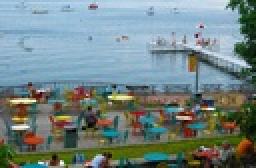
%> input picture union-terrace.jpg, 128 x 84 px, shrunk from 500 x 328 before the run (shown 2 times larger)
$ octave main.m   (GNU Octave 9; MATLAB toolbox functions it lacks are replaced by stand-ins)
%> lines starting %> are read from the running program, lines starting %| are printed output that depends on the picture; in (x1, y1, x2, y2) boxes, pixels count from 0 and x2, y2 are one past the last pixel; in counts of white or black regions, pixels touching at a corner belong together; the program's own positions count from 1
### imenergy.m
% Austin Schaumberg
% CS 534 | Fall 2016
% HW3-imenergy.m
function [ E ] = imenergy( I )
%IMENERGY creates visualizaiton of input image's low/high energy.

% convert the input image to double
doubleImage = im2double(I);
% convert double of the image to grayscale
grayImage = rgb2gray(doubleImage);
% convert to the gray scale image to produce gradient magnitude
% and gradient direction, although not used.
[Gmag, Gdir_NotUsed] = imgradient(grayImage);

% saved imshow in line 17 as schaumberg.2a.jpg, gradient visualization of
% image's energy
% imshow(Gmag);

% E = gradient magnitude from gray image.
E = Gmag;
end

### horizontal_seam.m
% Austin Schaumberg
% CS 534 | Fall 2016
% HW3-horizontal_seam.m
function S = horizontal_seam(I)
% HORIZONTAL_SEAM uses input image, I, then chooses one optimal
% horizontal seam. Returning a vector, S, containing row values at each
% column.

% Establish dimenstions of an MxN matrix given the size of image, I.
[rows, cols] = size(I);

% Matrix, M, zeroed out and given size of image I.
M = zeros(rows, cols);

% In matrix, M, set first column to the weight of the first pixels
M(:, 1) = I(:, 1);

% Loop iterates through each pixel in I
for y = 2:cols
    % Applies the outside costs to M
    M(1, y) = min(I(1:2, y-1)) + I(1, y);
    M(rows, y) = min(I(rows-1:rows, y-1)) + I(rows, y);

    % Loop sets the minimum cost for every row in M
    for x = 2:(rows-1)
        M(x, y) = min(I(x-1:x+1, y-1)) + I(x, y);
    end
end

% Compute cumulative minimum energy for M
[nullVar, xRowIndx] = min(M(:, cols));

% initialize vector S and set column index in S to x's index
S(cols) = xRowIndx;

% Loop and conditions used to calculate index of lowest
% cumulative energy value in last column
for y=1:cols-1
    % First x case
    if xRowIndx == 1
        [nullVar, i] = min(M(xRowIndx:xRowIndx+1, cols-y));
        xRowIndx = xRowIndx + i - 1;
    % Last x case
    elseif xRowIndx == rows
        [nullVar, i] = min(M(xRowIndx-1:xRowIndx, cols-y));
        % Update the current x index
        xRowIndx = uint8(xRowIndx + i - 2);
    % All other cases
    else
        [nullVar, i] = min(M(xRowIndx-1:xRowIndx+1, cols-y));
        % Update the current x index
        xRowIndx = uint8(xRowIndx + i - 2);
    end
    S(cols-y) = xRowIndx;
end
end

### remove_horizontal_seam.m
% Austin Schaumberg
% CS 534 | Fall 2016
% HW3 - remove_horizontal_seam.m
function [ J ] = remove_horizontal_seam( I, S )
%REMOVE_HORIZONTAL_SEAM takes an optimal seam computed by
% the function horizontal_seam.m (computes our S) and removes it from an
% image, I.

imageRows = size(I, 1);
imageColumns = size(I, 2);

for dimensions = 1:3
    for columns = 1:imageColumns
        for rows = S(columns):imageRows-1
            I(rows,columns,dimensions) = I(rows+1,columns,dimensions);
        end
    end
end

J = I(1:imageRows-1,:,:);

end

### shrnk.m
% Austin Schaumberg
% CS 534 | Fall 2016
% HW3-shrnk.m
function [ J ] = shrnk( I, num_rows_removed, num_columns_removed )
% SHRNK is a size reduction funciton that removes the stipulated amount
% of rows/colums to be removed provided by the user. Then uses our other
% functions created in the program to remove the horizontal seams,
% then rotates 90 degrees to remove specified column seams.

% loop takes an Image(size M x N) and produces an
% Image(size (M - num_rows_reomved) x N)
for k = 1:num_rows_removed
    I = remove_horizontal_seam(I,horizontal_seam(I));
end

% rotates image 90 degrees (so we do not have to create vertical
% seam detection and removal, as this accomplishes the same goal)
I = permute(I,[2 1 3]);

% loop takes an Image(size M x N) and produces an
% Image(size M x (N - num_columns_reomved))
for k = 1:num_columns_removed
    I = remove_horizontal_seam(I,horizontal_seam(I));
end

% re-rotates image 90 degrees to original orientation.
J = permute(I,[2 1 3]);

end

### main.m
% Austin Schaumberg
% CS 534 | Fall 2016
% HW3-main.m

% Code for desired main.m as stated by steps 1-4 on HW3, before
% Experiments 1-5
I = imread('union-terrace.jpg');
%> I is the input picture: size 84x128x3 uint8; mean R, G, B 114.8, 132.4, 131.5
% 1. Compute the energy function
E = imenergy(I);
%> in imenergy, `grayImage = rgb2gray(doubleImage);`:
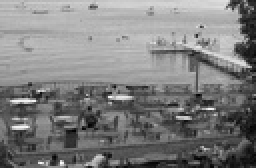
%> grayImage: size 84x128 double (shown 2 times larger); min 0.00505, max 0.993, mean 0.498
%> in imenergy, `[Gmag, Gdir_NotUsed] = imgradient(grayImage);`:
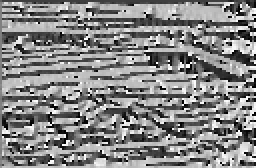
%> Gdir_NotUsed: size 84x128 double (shown 2 times larger); min -179.9, max 180, mean 10; drawn with min black and max white
% 2. Compute the optimal horizontal seam
S = horizontal_seam(E);
%> after the loop in horizontal_seam, `for y = 2:cols`:
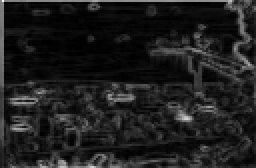
%> M: size 84x128 double (shown 2 times larger); min 0.0122, max 6.01, mean 0.738; drawn with min black and max white
%> in horizontal_seam, `[nullVar, xRowIndx] = min(M(:, cols));`: nullVar = 0.314; xRowIndx = 65
%> the loop in horizontal_seam, `for y=1:cols-1` made 127 passes
%> (nullVar, i, xRowIndx) on passes 1 to 12: (0.182, 2, 65), (0.261, 3, 66), (0.362, 1, 65), (0.291, 2, 65), (0.163, 3, 66), (0.442, 3, 67), (0.599, 3, 68), (0.673, 3, 69), (0.383, 3, 70), (0.226, 1, 69), (0.239, 2, 69), (0.342, 3, 70)
%> after the loop in horizontal_seam, `for y=1:cols-1`: S = 128 values, max 80 at index 9, min 65 at index 124, mean 74.75; i = 3; nullVar = 0.771; xRowIndx = 77
% 3. Remove 1 horizontal seam
J = remove_horizontal_seam(I, S);
%> after the loop in remove_horizontal_seam, `for dimensions = 1:3`: I: size 84x128x3 uint8; 10.99% of pixels changed, all inside (x1, y1, x2, y2) = (0, 64, 128, 83)
% 4. Resize Image (remove one less row, since removed above)
I = shrnk(J, 4, 5);
%> the loop in shrnk, `for k = 1:num_rows_removed` made 4 passes
%> pass 1, in remove_horizontal_seam (call 2), `J = I(1:imageRows-1,:,:);`:
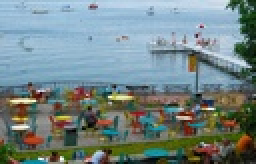
%> J: size 82x128x3 uint8 (shown 2 times larger); mean R, G, B 116, 133.6, 133.8
%> the loop in shrnk, `for k = 1:num_columns_removed` made 5 passes
%> pass 1, in remove_horizontal_seam (call 6), `J = I(1:imageRows-1,:,:);`:
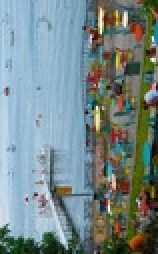
%> J: size 127x79x3 uint8 (shown 2 times larger); mean R, G, B 117.9, 135.7, 136.5
%> after the loop in shrnk, `for k = 1:num_columns_removed`:
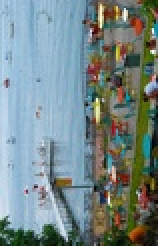
%> I: size 123x79x3 uint8 (shown 2 times larger); mean R, G, B 118.1, 135.6, 136.2
%> in shrnk, `J = permute(I,[2 1 3]);`:
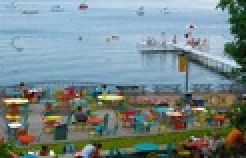
%> J: size 79x123x3 uint8 (shown 2 times larger); mean R, G, B 118.1, 135.6, 136.2; mean of the top-left, top-right, bottom-left and bottom-right quarters 179.7, 156.4, 101.3, 84.8
% Show resized image if needed, uncomment.
imshow(I);

% [41 lines of commented-out code are left out]

$ run again, with schaumberg.4a.jpg copied over union-terrace.jpg
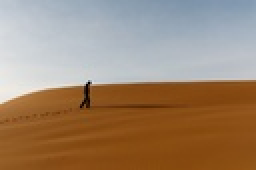
%> input picture schaumberg.4a.jpg, 128 x 85 px, shrunk from 1024 x 680 before the run (shown 2 times larger)
%> I is the input picture: size 85x128x3 uint8; mean R, G, B 158.8, 134.4, 111.6
%> after the loop in horizontal_seam, `for y = 2:cols`:
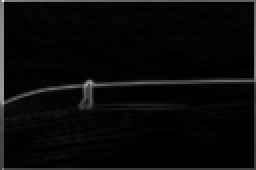
%> M: size 85x128 double (shown 2 times larger); min 0, max 6.19, mean 0.243; drawn with min black and max white
%> in horizontal_seam, `[nullVar, xRowIndx] = min(M(:, cols));`: nullVar = 1.34; xRowIndx = 49
%> the loop in horizontal_seam, `for y=1:cols-1` made 127 passes
%> (nullVar, i, xRowIndx) on passes 1 to 8: (0.0317, 1, 48), (0.0244, 1, 47), (0.0382, 2, 47), (0.0481, 3, 48), (0.0194, 3, 49), (0.0282, 2, 49), (0.0419, 1, 48), (0.0384, 1, 47)
%> after the loop in horizontal_seam, `for y=1:cols-1`: S = 128 values, max 56 at index 1, min 46 at index 44, mean 50.11; i = 3; nullVar = 1.94; xRowIndx = 56
%> the loop in shrnk, `for k = 1:num_columns_removed` made 5 passes
%> in shrnk, `J = permute(I,[2 1 3]);`:
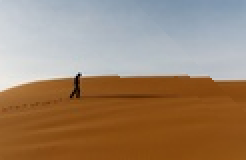
%> J: size 80x123x3 uint8 (shown 2 times larger); mean R, G, B 157.7, 132.6, 109.1; mean of the top-left, top-right, bottom-left and bottom-right quarters 195, 174.4, 86.6, 76.9

$ run again, with schaumberg.5a.jpg copied over union-terrace.jpg
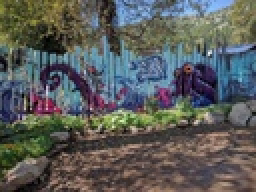
%> input picture schaumberg.5a.jpg, 128 x 96 px, shrunk from 960 x 718 before the run (shown 2 times larger)
%> I is the input picture: size 96x128x3 uint8; mean R, G, B 90.4, 92.9, 90.7
%> after the loop in horizontal_seam, `for y = 2:cols`:
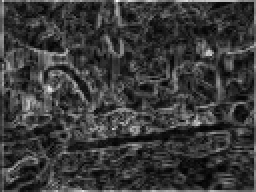
%> M: size 96x128 double (shown 2 times larger); min 0.029, max 3.8, mean 0.886; drawn with min black and max white
%> in horizontal_seam, `[nullVar, xRowIndx] = min(M(:, cols));`: nullVar = 1.15; xRowIndx = 65
%> the loop in horizontal_seam, `for y=1:cols-1` made 127 passes
%> (nullVar, i, xRowIndx) on passes 1 to 8: (0.285, 2, 65), (0.504, 2, 65), (0.492, 1, 64), (0.505, 2, 64), (0.718, 2, 64), (0.682, 2, 64), (0.626, 2, 64), (0.578, 2, 64)
%> after the loop in horizontal_seam, `for y=1:cols-1`: S = 128 values, max 78 at index 20, min 63 at index 111, mean 70.04; nullVar = 1.28; xRowIndx = 76
%> the loop in shrnk, `for k = 1:num_columns_removed` made 5 passes
%> in shrnk, `J = permute(I,[2 1 3]);`:
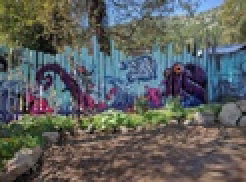
%> J: size 91x123x3 uint8 (shown 2 times larger); mean R, G, B 93.6, 96.3, 94.8; mean of the top-left, top-right, bottom-left and bottom-right quarters 91.6, 110.3, 86, 91.8
